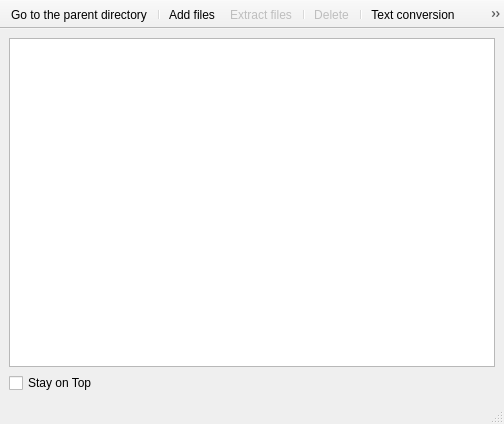
<?xml version="1.0" encoding="UTF-8"?>
<ui version="4.0">
 <class>DiskEditDialog</class>
 <widget class="QMainWindow" name="DiskEditDialog">
  <property name="windowModality">
   <enum>Qt::NonModal</enum>
  </property>
  <property name="geometry">
   <rect>
    <x>0</x>
    <y>0</y>
    <width>504</width>
    <height>424</height>
   </rect>
  </property>
  <property name="sizePolicy">
   <sizepolicy hsizetype="Expanding" vsizetype="Expanding">
    <horstretch>0</horstretch>
    <verstretch>0</verstretch>
   </sizepolicy>
  </property>
  <property name="windowTitle">
   <string>MainWindow</string>
  </property>
  <property name="windowIcon">
   <iconset resource="../resources/icons.qrc">
    <normaloff>:/icons/silk-icons/icons/folder_edit.png</normaloff>:/icons/silk-icons/icons/folder_edit.png</iconset>
  </property>
  <widget class="QWidget" name="centralwidget">
   <layout class="QGridLayout" name="gridLayout">
    <item row="0" column="0">
     <widget class="QTableView" name="fileList">
      <property name="contextMenuPolicy">
       <enum>Qt::ActionsContextMenu</enum>
      </property>
      <property name="acceptDrops">
       <bool>true</bool>
      </property>
      <property name="editTriggers">
       <set>QAbstractItemView::EditKeyPressed</set>
      </property>
      <property name="showDropIndicator" stdset="0">
       <bool>false</bool>
      </property>
      <property name="dragEnabled">
       <bool>true</bool>
      </property>
      <property name="dragDropOverwriteMode">
       <bool>false</bool>
      </property>
      <property name="dragDropMode">
       <enum>QAbstractItemView::DragDrop</enum>
      </property>
      <property name="alternatingRowColors">
       <bool>true</bool>
      </property>
      <property name="selectionMode">
       <enum>QAbstractItemView::ExtendedSelection</enum>
      </property>
      <property name="selectionBehavior">
       <enum>QAbstractItemView::SelectRows</enum>
      </property>
      <property name="showGrid">
       <bool>false</bool>
      </property>
      <property name="sortingEnabled">
       <bool>true</bool>
      </property>
      <attribute name="horizontalHeaderDefaultSectionSize">
       <number>150</number>
      </attribute>
      <attribute name="horizontalHeaderHighlightSections">
       <bool>false</bool>
      </attribute>
      <attribute name="horizontalHeaderShowSortIndicator" stdset="0">
       <bool>true</bool>
      </attribute>
      <attribute name="horizontalHeaderStretchLastSection">
       <bool>true</bool>
      </attribute>
      <attribute name="verticalHeaderVisible">
       <bool>false</bool>
      </attribute>
      <attribute name="verticalHeaderDefaultSectionSize">
       <number>24</number>
      </attribute>
     </widget>
    </item>
    <item row="1" column="0">
     <widget class="QCheckBox" name="onTopBox">
      <property name="text">
       <string>Stay on Top</string>
      </property>
     </widget>
    </item>
   </layout>
  </widget>
  <widget class="QMenuBar" name="menubar">
   <property name="geometry">
    <rect>
     <x>0</x>
     <y>0</y>
     <width>504</width>
     <height>24</height>
    </rect>
   </property>
  </widget>
  <widget class="QStatusBar" name="statusbar"/>
  <widget class="QToolBar" name="toolBar">
   <property name="windowTitle">
    <string>toolBar</string>
   </property>
   <property name="movable">
    <bool>false</bool>
   </property>
   <property name="allowedAreas">
    <set>Qt::NoToolBarArea</set>
   </property>
   <property name="iconSize">
    <size>
     <width>16</width>
     <height>16</height>
    </size>
   </property>
   <property name="floatable">
    <bool>true</bool>
   </property>
   <attribute name="toolBarArea">
    <enum>TopToolBarArea</enum>
   </attribute>
   <attribute name="toolBarBreak">
    <bool>false</bool>
   </attribute>
   <addaction name="actionToParent"/>
   <addaction name="separator"/>
   <addaction name="actionAddFiles"/>
   <addaction name="actionExtractFiles"/>
   <addaction name="separator"/>
   <addaction name="actionDeleteSelectedFiles"/>
   <addaction name="separator"/>
   <addaction name="actionTextConversion"/>
   <addaction name="actionPrint"/>
  </widget>
  <action name="actionToParent">
   <property name="icon">
    <iconset resource="../resources/icons.qrc">
     <normaloff>:/icons/silk-icons/icons/arrow_up.png</normaloff>:/icons/silk-icons/icons/arrow_up.png</iconset>
   </property>
   <property name="text">
    <string>Go to the parent directory</string>
   </property>
   <property name="toolTip">
    <string>Go to the parent directory</string>
   </property>
   <property name="statusTip">
    <string>Go to the parent directory</string>
   </property>
  </action>
  <action name="actionAddFiles">
   <property name="icon">
    <iconset resource="../resources/icons.qrc">
     <normaloff>:/icons/silk-icons/icons/add.png</normaloff>:/icons/silk-icons/icons/add.png</iconset>
   </property>
   <property name="text">
    <string>Add files...</string>
   </property>
   <property name="toolTip">
    <string>Add files to this directory</string>
   </property>
   <property name="statusTip">
    <string>Add files to this directory</string>
   </property>
  </action>
  <action name="actionExtractFiles">
   <property name="enabled">
    <bool>false</bool>
   </property>
   <property name="icon">
    <iconset resource="../resources/icons.qrc">
     <normaloff>:/icons/silk-icons/icons/page_white_go.png</normaloff>:/icons/silk-icons/icons/page_white_go.png</iconset>
   </property>
   <property name="text">
    <string>Extract files...</string>
   </property>
   <property name="toolTip">
    <string>Extract selected files</string>
   </property>
   <property name="statusTip">
    <string>Extract selected files</string>
   </property>
  </action>
  <action name="actionTextConversion">
   <property name="checkable">
    <bool>true</bool>
   </property>
   <property name="icon">
    <iconset resource="../resources/icons.qrc">
     <normaloff>:/icons/silk-icons/icons/page_white_text.png</normaloff>:/icons/silk-icons/icons/page_white_text.png</iconset>
   </property>
   <property name="text">
    <string>Text conversion</string>
   </property>
   <property name="toolTip">
    <string>Text conversion is off</string>
   </property>
   <property name="statusTip">
    <string>Text conversion is off</string>
   </property>
  </action>
  <action name="actionDeleteSelectedFiles">
   <property name="enabled">
    <bool>false</bool>
   </property>
   <property name="icon">
    <iconset resource="../resources/icons.qrc">
     <normaloff>:/icons/silk-icons/icons/delete.png</normaloff>:/icons/silk-icons/icons/delete.png</iconset>
   </property>
   <property name="text">
    <string>Delete</string>
   </property>
   <property name="toolTip">
    <string>Delete selected files</string>
   </property>
   <property name="statusTip">
    <string>Delete selected files</string>
   </property>
   <property name="shortcut">
    <string>Del</string>
   </property>
  </action>
  <action name="actionPrint">
   <property name="icon">
    <iconset resource="../resources/icons.qrc">
     <normaloff>:/icons/silk-icons/icons/printer.png</normaloff>:/icons/silk-icons/icons/printer.png</iconset>
   </property>
   <property name="text">
    <string>Print</string>
   </property>
   <property name="toolTip">
    <string>Print Directory Listing</string>
   </property>
  </action>
 </widget>
 <resources>
  <include location="../resources/icons.qrc"/>
 </resources>
 <connections/>
</ui>
